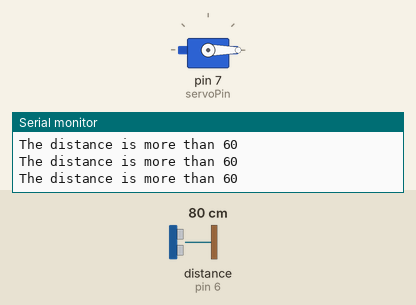
A sketch run on a simulated Arduino Uno, built with avr-gcc and run on an emulated ATmega328P. On the bench: servo, the last lines printed to the serial monitor. Wiring (inferred from the names in the program): ultrasonic range finder: trigger pin 5; echo pin 6. Inputs (shaded band) come from the test bench; at power-on: distance to the obstacle (sensor on pin 6) 80 cm. The echo pulse lasts 58.3 µs per cm.

Above: at 1.3 s.
1.4 s: distance to the obstacle (sensor on pin 6) set to 7 cm
3.5 s: distance to the obstacle (sensor on pin 6) set to 4 cm
At 4.3 s:
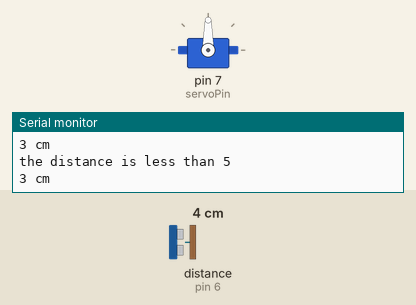
5.0 s: distance to the obstacle (sensor on pin 6) set to 9 cm
At 5.5 s:
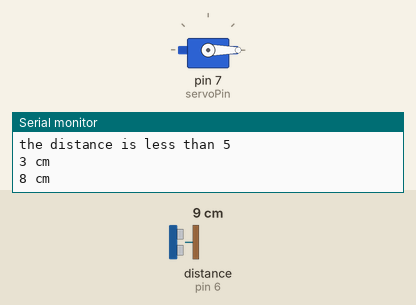
6.5 s: distance to the obstacle (sensor on pin 6) set to 2 cm
At 6.8 s:
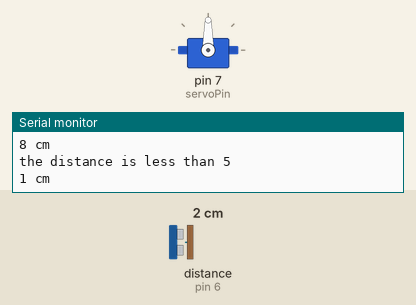
Timing chart, 0 to 9.0 s (numbered marks = the images above; inputs shaded):
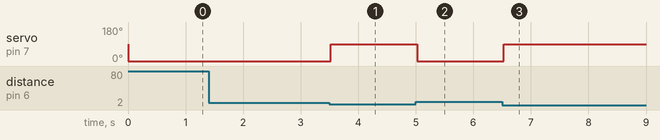

Measured:
- the behaviour switches between 6 and 5 cm on distance to the obstacle (sensor on pin 6) (found by bisection; images 0 and 1)
- after the input at 3.5 s, servo on pin 7 (servoPin): 0° → 90° at once
- after the input at 5.0 s, servo on pin 7 (servoPin): 90° → 0° at once
- after the input at 6.5 s, servo on pin 7 (servoPin): 0° → 90° at once

The sketch:

TempatSampah2.ino
```cpp
#include <Servo.h>
#define trigPin 5
#define echoPin 6

Servo servo;
int sound = 250;
int servoPin = 7;

void setup() {
  Serial.begin (9600);
  pinMode(trigPin, OUTPUT);
  pinMode(echoPin, INPUT);
  servo.attach(servoPin);
}
void loop() {
  long duration, distance;
  digitalWrite(trigPin, LOW);
  delayMicroseconds(2);
  digitalWrite(trigPin, HIGH);
  delayMicroseconds(10);
  digitalWrite(trigPin, LOW);
  duration = pulseIn(echoPin, HIGH);
  distance = (duration/2) / 29.1;
  if (distance < 5) {
    Serial.println("the distance is less than 5");
    servo.write(90);
  }
  else {
    servo.write(0);
  }
  if (distance > 60 || distance <= 0){
    Serial.println("The distance is more than 60");
  }
  else {
    Serial.print(distance);
    Serial.println(" cm");
  }
  delay(500);
}
```
